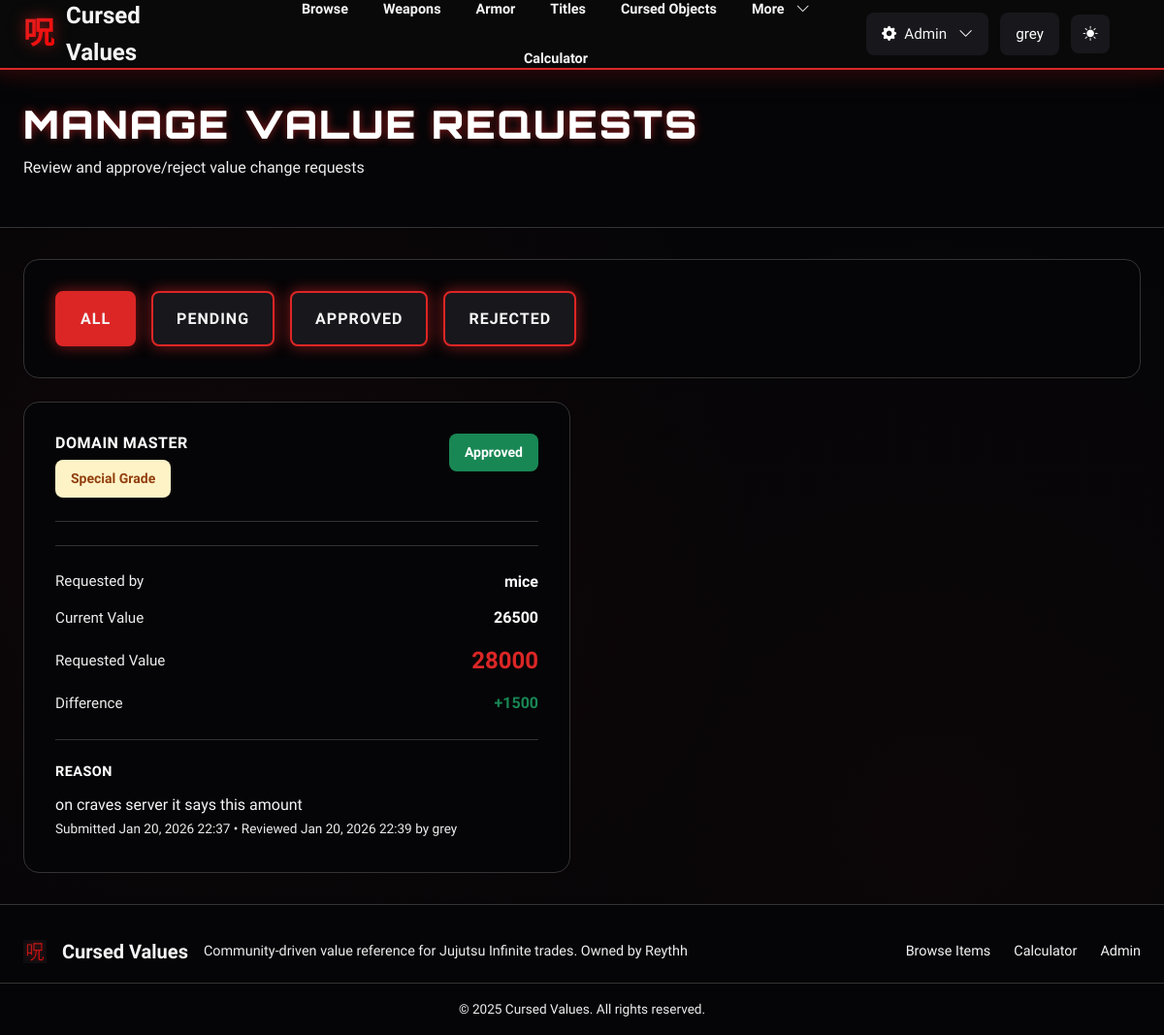
The page /manage/value-requests/?status=all (signed in) on the database its author committed.
### values/models.py (models this page shows, shortened)
class ValueChangeRequest(models.Model):
    class Status(models.TextChoices):
        PENDING = "pending", "Pending"
        APPROVED = "approved", "Approved"
        REJECTED = "rejected", "Rejected"
    item = models.ForeignKey(Item, on_delete=models.CASCADE, related_name="value_change_requests")
    requested_by = models.ForeignKey(User, on_delete=models.CASCADE, related_name="value_change_requests")
    current_value = models.PositiveIntegerField(help_text="Current value of the item")
    requested_value = models.PositiveIntegerField(help_text="Requested new value")
    reason = models.TextField(help_text="Reason for the value change request")
    status = models.CharField(max_length=20, choices=Status.choices, default=Status.PENDING)
    reviewed_by = models.ForeignKey(
        User,
        on_delete=models.SET_NULL,
        null=True,
        blank=True,
        related_name="reviewed_value_changes",
        help_text="Superuser who reviewed this request"
    )
    review_notes = models.TextField(blank=True, help_text="Admin notes on approval/rejection")
    created_at = models.DateTimeField(auto_now_add=True)
    reviewed_at = models.DateTimeField(null=True, blank=True)
    class Meta:
        ordering = ["-created_at"]
        verbose_name = "Value Change Request"
        verbose_name_plural = "Value Change Requests"

class Item(models.Model):
    class ItemType(models.TextChoices):
        ITEM = "item", "Item"
        TITLE = "title", "Title"
        GAMEPASS = "gamepass", "Game Pass"
        EVENT = "event", "Event Item"
    class Rarity(models.TextChoices):
        UNOBTAINABLE = "unobtainable", "Unobtainable"
        SPECIAL_GRADE = "special_grade", "Special Grade"
        RARE = "rare", "Rare"
        UNCOMMON = "uncommon", "Uncommon"
        COMMON = "common", "Common"
    class Trend(models.TextChoices):
        RISING = "rising", "Rising"
        STABLE = "stable", "Stable"
        FALLING = "falling", "Falling"
    name = models.CharField(max_length=150, unique=True)
    slug = models.SlugField(unique=True)
    category = models.ForeignKey(
        Category, on_delete=models.PROTECT, related_name="items"
    )
    item_type = models.CharField(
        max_length=20, choices=ItemType.choices, default=ItemType.ITEM
    )
    rarity = models.CharField(
        max_length=20, choices=Rarity.choices, default=Rarity.COMMON
    )
    value = models.PositiveIntegerField(help_text="Trade value points")
    demand = models.PositiveSmallIntegerField(default=5, help_text="1-10 scale")
    trend = models.CharField(
        max_length=10, choices=Trend.choices, default=Trend.STABLE
    )
    is_limited = models.BooleanField(default=False)
    featured = models.BooleanField(default=False)
    obtained_from = models.CharField(
        max_length=200, blank=True, help_text="Event, raid, or source"
    )
    image_url = models.CharField(max_length=500, blank=True, help_text="Image URL or path (e.g., /media/Weapons/Item.png)")
    notes = models.TextField(blank=True)
    created_at = models.DateTimeField(auto_now_add=True)
    updated_at = models.DateTimeField(auto_now=True)
    class Meta:
        ordering = ["-featured", "-value", "name"]
    def get_absolute_url(self):
        from django.urls import reverse
        return reverse("values:item_detail", args=[self.slug])

### values/views.py (the view)
# urls.py: path("manage/value-requests/", admin_value_requests, name="admin_value_requests"),
@login_required
@user_passes_test(lambda u: u.is_superuser)
def admin_value_requests(request):
    status_filter = request.GET.get('status', 'pending')
    requests = ValueChangeRequest.objects.select_related(
        'item', 'requested_by', 'reviewed_by'
    ).order_by('-created_at')
    if status_filter != 'all':
        requests = requests.filter(status=status_filter)
    return render(request, 'values/admin_value_requests.html', {
        'requests': requests,
        'status_filter': status_filter,
        'status_choices': ValueChangeRequest.Status.choices,
    })

### values/templatetags/math_filters.py (called while the page is built)
@register.filter
def sub(value, arg):
    try:
        return int(value) - int(arg)
    except (ValueError, TypeError):
        return 0

### templates/values/admin_value_requests.html (shortened to what this page needs)
{% extends "base.html" %}
{% load static %}
{% load math_filters %}
{% block content %}
<div class="page-header-section">
    <div class="container">
        <div class="page-header-content">
            <div>
                <h1 class="page-title-large">Manage Value Requests</h1>
                <p class="text-muted">Review and approve/reject value change requests</p>
            </div>
        </div>
    </div>
</div>
<div class="page-body">
    <div class="container">
        <div class="info-card mb-4">
            <div class="d-flex gap-3 flex-wrap">
                <a href="?status=all" class="btn-create {% if status_filter == 'all' %}active{% endif %}" style="background: {% if status_filter == 'all' %}var(--accent){% else %}var(--bg-tertiary){% endif %};">
                    <span>All</span>
                </a>
                <a href="?status=pending" class="btn-create {% if status_filter == 'pending' %}active{% endif %}" style="background: {% if status_filter == 'pending' %}var(--warning){% else %}var(--bg-tertiary){% endif %};">
                    <span>Pending</span>
                </a>
                <a href="?status=approved" class="btn-create {% if status_filter == 'approved' %}active{% endif %}" style="background: {% if status_filter == 'approved' %}var(--success){% else %}var(--bg-tertiary){% endif %};">
                    <span>Approved</span>
                </a>
                <a href="?status=rejected" class="btn-create {% if status_filter == 'rejected' %}active{% endif %}" style="background: {% if status_filter == 'rejected' %}var(--danger){% else %}var(--bg-tertiary){% endif %};">
                    <span>Rejected</span>
                </a>
            </div>
        </div>
        {% if requests %}
            <div class="row g-4">
                {% for request in requests %}
                    <div class="col-lg-6">
                        <div class="info-card">
                            <div class="info-header">
                                <div class="d-flex justify-content-between align-items-start">
                                    <div>
                                        <h3 class="info-section-title mb-2">
                                            <a href="{{ request.item.get_absolute_url }}" style="color: var(--text-primary); text-decoration: none;">
                                                {{ request.item.name }}
                                            </a>
                                        </h3>
                                        <div class="info-badges">
                                            <span class="info-badge rarity-{{ request.item.rarity }}">{{ request.item.get_rarity_display }}</span>
                                        </div>
                                    </div>
                                    <span class="info-badge
                                        {% if request.status == 'approved' %}bg-success
                                        {% elif request.status == 'rejected' %}bg-danger
                                        {% else %}bg-warning{% endif %}">
                                        {{ request.get_status_display }}
                                    </span>
                                </div>
                            </div>
                            <div class="info-section">
                                <div class="stat-row">
                                    <span class="stat-label">Requested by</span>
                                    <span class="stat-value">{{ request.requested_by.username }}</span>
                                </div>
                                <div class="stat-row">
                                    <span class="stat-label">Current Value</span>
                                    <span class="stat-value">{{ request.current_value }}</span>
                                </div>
                                <div class="stat-row">
                                    <span class="stat-label">Requested Value</span>
                                    <span class="stat-value-large">{{ request.requested_value }}</span>
                                </div>
                                <div class="stat-row">
                                    <span class="stat-label">Difference</span>
                                    <span class="stat-value {% if request.requested_value > request.current_value %}text-success{% elif request.requested_value < request.current_value %}text-danger{% endif %}">
                                        {% if request.requested_value > request.current_value %}+{% endif %}{{ request.requested_value|sub:request.current_value }}
                                    </span>
                                </div>
                            </div>
                            <div class="info-section">
                                <h4 class="info-section-title" style="font-size: 0.9rem;">Reason</h4>
                                <p class="info-section-text">{{ request.reason }}</p>
                            </div>
                            <div class="info-section" style="border-top: none; padding-top: 0; margin-top: 0;">
                                <p class="info-section-text" style="font-size: 0.85rem; color: var(--text-muted);">
                                    Submitted {{ request.created_at|date:"M d, Y H:i" }}
                                    {% if request.reviewed_at %}
                                        • Reviewed {{ request.reviewed_at|date:"M d, Y H:i" }}
                                        {% if request.reviewed_by %}
                                            by {{ request.reviewed_by.username }}
                                        {% endif %}
                                    {% endif %}
                                </p>
                            </div>
                        </div>
                    </div>
                {% endfor %}
            </div>
        {% else %}
            <div class="info-card text-center py-5">
                <i class="bi bi-inbox" style="font-size: 3rem; color: var(--text-muted);"></i>
                <p class="text-muted mt-3">No value change requests found.</p>
            </div>
        {% endif %}
    </div>
</div>
{% endblock %}

### templates/base.html (shortened to what this page needs)
{% load static %}
{% load user_tags %}
<!doctype html>
<html lang="en">
<head>
    <link href="https://cdn.jsdelivr.net/npm/bootstrap@5.3.3/dist/css/bootstrap.min.css" rel="stylesheet">
    <link rel="stylesheet" href="{% static 'css/styles.css' %}">
    <link rel="stylesheet" href="https://cdn.jsdelivr.net/npm/bootstrap-icons@1.11.3/font/bootstrap-icons.css">
</head>
<body class="d-flex flex-column min-vh-100 theme-dark">
<nav class="main-navbar">
    <div class="nav-container">
        <div class="nav-brand">
            <a href="{% url 'values:landing' %}" class="brand-link">
                <span class="brand-icon">呪</span>
                <span class="brand-text">Cursed Values</span>
            </a>
        </div>
        <div class="collapse navbar-collapse show" id="navMenu">
            <ul class="nav-menu">
                <li><a href="{% url 'values:item_list' %}" class="nav-link-item">Browse</a></li>
                <li><a href="{% url 'values:item_list' %}?category=weapons" class="nav-link-item">Weapons</a></li>
                <li><a href="{% url 'values:item_list' %}?category=armor" class="nav-link-item">Armor</a></li>
                <li><a href="{% url 'values:item_list' %}?category=titles" class="nav-link-item">Titles</a></li>
                <li><a href="{% url 'values:item_list' %}?category=cursed-objects" class="nav-link-item">Cursed Objects</a></li>
                <li class="nav-dropdown">
                    <a href="#" class="nav-link-item">More <i class="bi bi-chevron-down ms-1"></i></a>
                </li>
                <li><a href="{% url 'values:trade_calculator' %}" class="nav-link-item">Calculator</a></li>
            </ul>
            <div class="nav-actions">
                {% if user.is_authenticated %}
                    {% if user.is_staff or user.is_superuser or user|is_value_reviewer %}
                        <div class="admin-menu">
                            <button class="btn-nav admin-btn">
                                <i class="bi bi-gear-fill"></i>
                                <span>Admin</span>
                                <i class="bi bi-chevron-down ms-1"></i>
                            </button>
                        </div>
                    {% endif %}
                    <div class="user-menu">
                        <button class="btn-nav user-btn">
                            {{ user.username }}
                        </button>
                    </div>
                {% else %}
                    <a href="{% url 'values:login' %}" class="btn-nav">
                        Login
                    </a>
                {% endif %}
                <button id="themeToggle" class="btn-nav theme-toggle">
                    <i class="bi bi-moon-fill"></i>
                </button>
            </div>
        </div>
    </div>
</nav>
<main class="main-content flex-grow-1">
    {% block content %}{% endblock %}
</main>
<footer class="main-footer">
    <div class="footer-container">
        <div class="footer-content">
            <div class="footer-brand">
                <img src="{% static 'favicon.png' %}" alt="Icon" style="height: 24px; width: 24px; margin-right: 8px;">
                <span>Cursed Values</span>
            </div>
            <p class="footer-text">Community-driven value reference for Jujutsu Infinite trades. Owned by Reythh</p>
        </div>
        <div class="footer-links">
            <a href="{% url 'values:item_list' %}">Browse Items</a>
            <a href="{% url 'values:trade_calculator' %}">Calculator</a>
            {% if user.is_staff %}<a href="/admin/">Admin</a>{% endif %}
        </div>
    </div>
    <div class="footer-bottom">
        <p>&copy; 2025 Cursed Values. All rights reserved.</p>
    </div>
</footer>
</body>
</html>

### templates/values/admin_value_requests.html (style rules this page uses)
.info-card { background: var(--bg-primary); border: 1px solid var(--border); border-radius: 1rem; padding: 2rem; height: 100%; }
.info-header { margin-bottom: 1.5rem; padding-bottom: 1.5rem; border-bottom: 1px solid var(--border); }
.info-badges { display: flex; gap: 0.75rem; margin-top: 0.5rem; flex-wrap: wrap; }
.info-badge { padding: 0.5rem 1rem; border-radius: 0.5rem; font-size: 0.875rem; font-weight: 600; }
.bg-success { background: var(--success); color: white; }
.info-section { margin-top: 1.5rem; padding-top: 1.5rem; border-top: 1px solid var(--border); }
.stat-row { display: flex; justify-content: space-between; align-items: center; margin-bottom: 0.75rem; }
.stat-label { color: var(--text-muted); font-weight: 500; font-size: 0.95rem; }
.stat-value { font-weight: 600; color: var(--text-primary); }
.stat-value-large { font-size: 1.5rem; font-weight: 700; color: var(--accent); }
.text-success { color: var(--success); }
.info-section-title { font-size: 1rem; font-weight: 700; color: var(--text-primary); margin-bottom: 0.75rem; text-transform: uppercase; letter-spacing: 0.5px; }
.info-section-text { color: var(--text-secondary); line-height: 1.7; margin: 0; }

### rows shown on the page
ValueChangeRequest: item.name "DOMAIN MASTER", item.rarity "Special Grade", status "Approved", requested_by.username "mice", current_value "26500", requested_value "28000", requested_value|sub "1500", reason "on craves server it says this amount", created_at "Jan 20, 2026 22:37", reviewed_at "Jan 20, 2026 22:39", reviewed_by.username "grey"

### other values the page prints
{{ user.username }} "grey"
